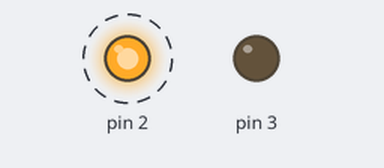
Bench run of a sketch on a simulated Arduino Uno, built with avr-gcc and run on an emulated ATmega328P. Parts: output pins drawn as LEDs (lit = HIGH). Dashed ring = blinking.

Above: at 2.0 s.
Timing chart, 0 to 6.1 s (numbered marks = the images above):
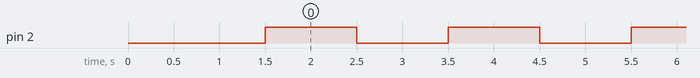

The sketch:

As_3.ino
```cpp
void setup() {
  // put your setup code here, to run once:
  pinMode(2, OUTPUT);
  pinMode(3, OUTPUT);
  int d_time = 250;
  digitalWrite(14, 0);
  delay(d_time);
  digitalWrite(14, 1);
  delay(d_time);
  digitalWrite(15, 0);
  delay(d_time);
  digitalWrite(15, 1);
  delay(d_time);
  digitalWrite(16, 0);
  delay(d_time);
  digitalWrite(16, 1);
  delay(d_time);
}

void loop() {
  // put your main code here, to run repeatedly:
  digitalWrite(2, 1);
  digitalWrite(13, LOW);
  delay(1000);
  digitalWrite(2, 0);
  digitalWrite(13, HIGH);
  delay(1000);
}
```

Measured:
- by itself, pin 2: alternates HIGH for 1.0 s and LOW for 1.0 s
